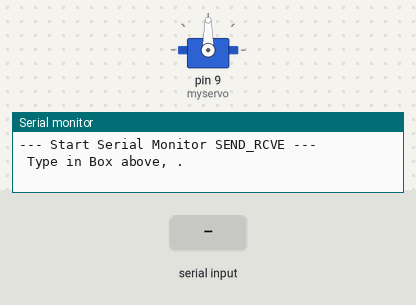
Bench run of a sketch on a simulated Arduino Uno, built with avr-gcc and run on an emulated ATmega328P. On the bench: servo, the last lines printed to the serial monitor. The test bench sets the inputs (shaded band).

Above: at 1.2 s.
1.3 s: "30,150\n" received over Serial
At 3.4 s:
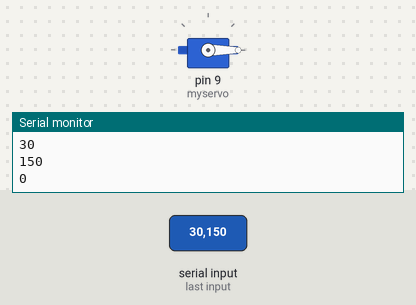
3.8 s: "90,45\n" received over Serial
At 4.5 s:
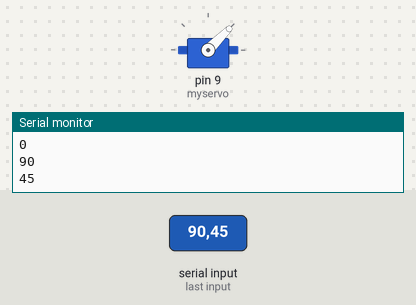
6.3 s: "200\n" received over Serial
At 7.1 s:
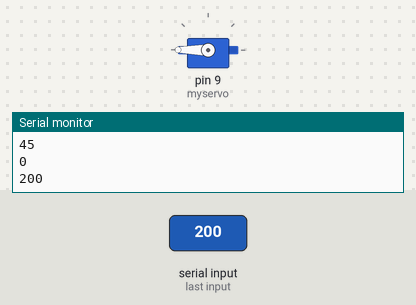
Timing chart, 0 to 9.3 s (numbered marks = the images above; inputs shaded):
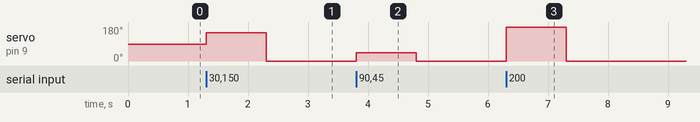

Measured:
- after the input at 1.3 s, servo on pin 9 (myservo): 90° → 150° at once, → 0° 1.0 s later
- after the input at 3.8 s, servo on pin 9 (myservo): 0° → 45° at once, → 0° 1.0 s later
- after the input at 6.3 s, servo on pin 9 (myservo): 0° → 180° at once, → 0° 1.0 s later

The sketch:

servo.ino
```cpp
// Controlling a servo position using a potentiometer (variable resistor)
// by Michal Rinott <http://people.interaction-ivrea.it/m.rinott>

#include <Servo.h>

Servo myservo;  // create servo object to control a servo

//int potpin = 0;  // analog pin used to connect the potentiometer
int val;    // variable to read the value from the analog pin
//char ty
void setup()
{ Serial.begin(9600);
  Serial.println("--- Start Serial Monitor SEND_RCVE ---");
  Serial.println(" Type in Box above, . ");
  myservo.attach(9);  // attaches the servo on pin 9 to the servo object
}

void loop()
{ if (Serial.available() > 0)
  {
  val=Serial.parseInt();
  Serial.println(val);
  myservo.write(val);                  // sets the servo position according to the scaled value
  }
}
```
